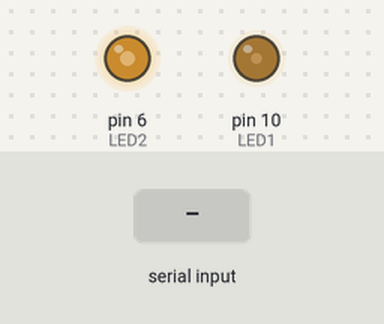
A sketch run on a simulated Arduino Uno, built with avr-gcc and run on an emulated ATmega328P. On the bench: output pins drawn as LEDs (lit = HIGH). The test bench sets the inputs (shaded band).

Above: at 1.2 s.
1.3 s: byte 1 (1) received over Serial
4.3 s: "1" received over Serial
At 6.1 s:
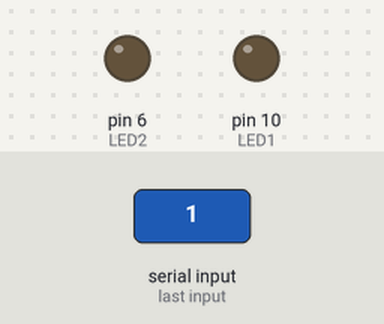
7.1 s: byte 0 (0) received over Serial
At 9.7 s:
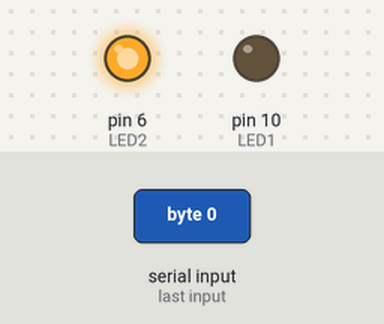
10.1 s: "0" received over Serial
At 11.3 s:
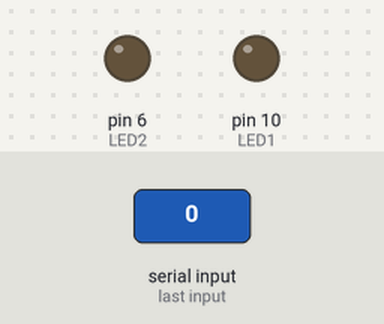
Timing chart, 0 to 13.1 s (numbered marks = the images above; inputs shaded):
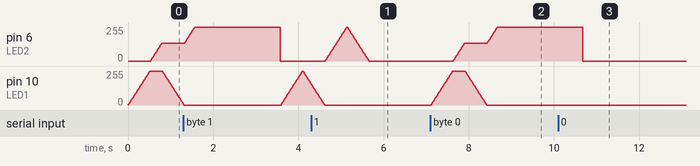

The sketch:

P_A_1.ino
```cpp
//Receives data over Serial port from Processing to control 2 LEDS
//Hook up LEDs to pins 10 and 8;


byte val; // stores data received from serial port
const int LED1 = 10; // variable for which pin
const int LED2 = 6; // variable for which pin


void setup() {
  pinMode(LED1, OUTPUT); // set pin as output
  pinMode(LED2, OUTPUT); // set pin as output
  Serial.begin(9600); // Start serial communication at 9600 bps
}

void loop() {
  if (Serial.available()) { // If data is available to read
    val = Serial.read(); // read it and store it in val
  }
  if (val == 0) { // If 0 received
    for(int br = 0; br <= 255; br += 5)
    {
      analogWrite(LED1, br);
      delay(10);
    }
    for(int br = 0; br <= 135; br += 5)
    {
      analogWrite(LED2, br);
      delay(10);
    }
    for(int br = 255; br >= 0; br -= 5)
    {
      analogWrite(LED1, br);
      delay(10);
    }
    for(int br = 135; br <= 255; br += 5)
    {
      analogWrite(LED2, br);
      delay(10);
      if(br == 255)
      {
        delay(2000);
        digitalWrite(LED2, LOW);
      }
    }
  }
  else if (val == 1) { // If 1 received
    for(int br = 0; br <= 255; br += 5)
    {
      analogWrite(LED1, br);
      delay(10);
    }
    for(int br = 255; br >= 0; br -= 5)
    {
      analogWrite(LED1, br);
      delay(10);
    }
    for(int br = 0; br <= 255; br += 5)
    {
      analogWrite(LED2, br);
      delay(10);
    }
    for(int br = 255; br >= 0; br -= 5)
    {
      analogWrite(LED2, br);
      delay(10);
    }
  }
  delay(10); // Wait 10 milliseconds
}
```

Measured:
- after the input at 4.3 s, pin 10 (LED1): goes on until 4.6 s, then stays 0/255
- after the input at 7.1 s, pin 6 (LED2): moves from 0/255 to 255/255 over 1.0 s, starting after 0.54 s; pin 10 (LED1): rises from 0/255 to 255/255 in 0.50 s, then falls to 0/255 in 0.80 s
- after the input at 10.1 s, pin 6 (LED2): goes on until 10.7 s, then stays 0/255; pin 10 (LED1): stays 0/255 (without the input it goes to 5/255 after 0.60 s)
- by itself, pin 6 (LED2): rises from 135/255 to 255/255 in 0.23 s, then falls to 0/255 in 2.0 s
